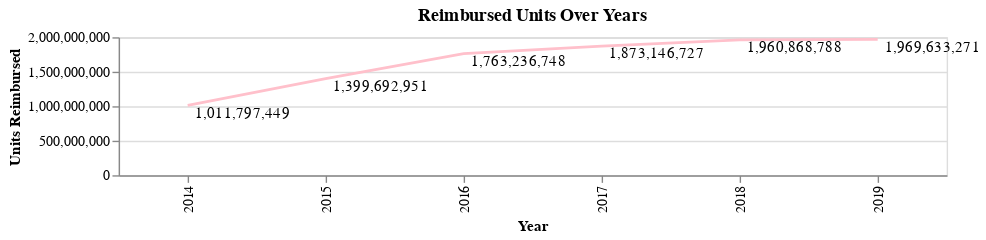

The code cell stored with this chart in its notebook:
### Markdown cell above
### Line chart to show reimbursed units over years

### Code cell
line_yr = alt.Chart(df_only_yr).mark_line().encode(
    x=alt.X('year:O', title='Year'),  # Treat 'year' as ordinal (categorical) axis
    y=alt.Y('units_reimbursed:Q', title='Units Reimbursed'),
    color=alt.value('pink')  # Color lines by 'DB_CLASS'
).properties(
    width=600,  # Adjust the width of the chart as needed
    height=100,  # Adjust the height of the chart as needed
    title='Reimbursed Units Over Years'
)

text_yr = alt.Chart(df_only_yr).mark_text(
    align='left',
    baseline='top',
    dx=5,  # Adjust the horizontal offset for the labels as needed
).encode(
    x=alt.X('year:O', title='Year'),
    y=alt.Y('units_reimbursed:Q'),
    text=alt.Text("units_reimbursed:Q", format=",.0f")
    #text='estimated_patient_out_of_pocket:Q',  # Display the cost as text
)


line_yr+text_yr

### Figure 1 — Vega-Lite specification as saved in the notebook (floating-point values rounded to 4 significant figures)
{"config": {"view": {"continuousWidth": 300, "continuousHeight": 300}}, "layer": [{"mark": {"type": "line"}, "encoding": {"color": {"value": "pink"}, "x": {"field": "year", "title": "Year", "type": "ordinal"}, "y": {"field": "units_reimbursed", "title": "Units Reimbursed", "type": "quantitative"}}, "title": "Reimbursed Units Over Years"}, {"mark": {"type": "text", "align": "left", "baseline": "top", "dx": 5}, "encoding": {"text": {"field": "units_reimbursed", "format": ",.0f", "type": "quantitative"}, "x": {"field": "year", "title": "Year", "type": "ordinal"}, "y": {"field": "units_reimbursed", "type": "quantitative"}}}], "data": {"name": "data-7bf60ad884e7b4e79671935ed3b44db8"}, "height": 100, "width": 600, "$schema": "https://vega.github.io/schema/vega-lite/v5.14.1.json", "datasets": {"data-7bf60ad884e7b4e79671935ed3b44db8": [{"year": 2014, "units_reimbursed": 1012000000.0}, {"year": 2015, "units_reimbursed": 1400000000.0}, {"year": 2016, "units_reimbursed": 1763000000.0}, {"year": 2017, "units_reimbursed": 1873000000.0}, {"year": 2018, "units_reimbursed": 1961000000.0}, {"year": 2019, "units_reimbursed": 1970000000.0}]}}
